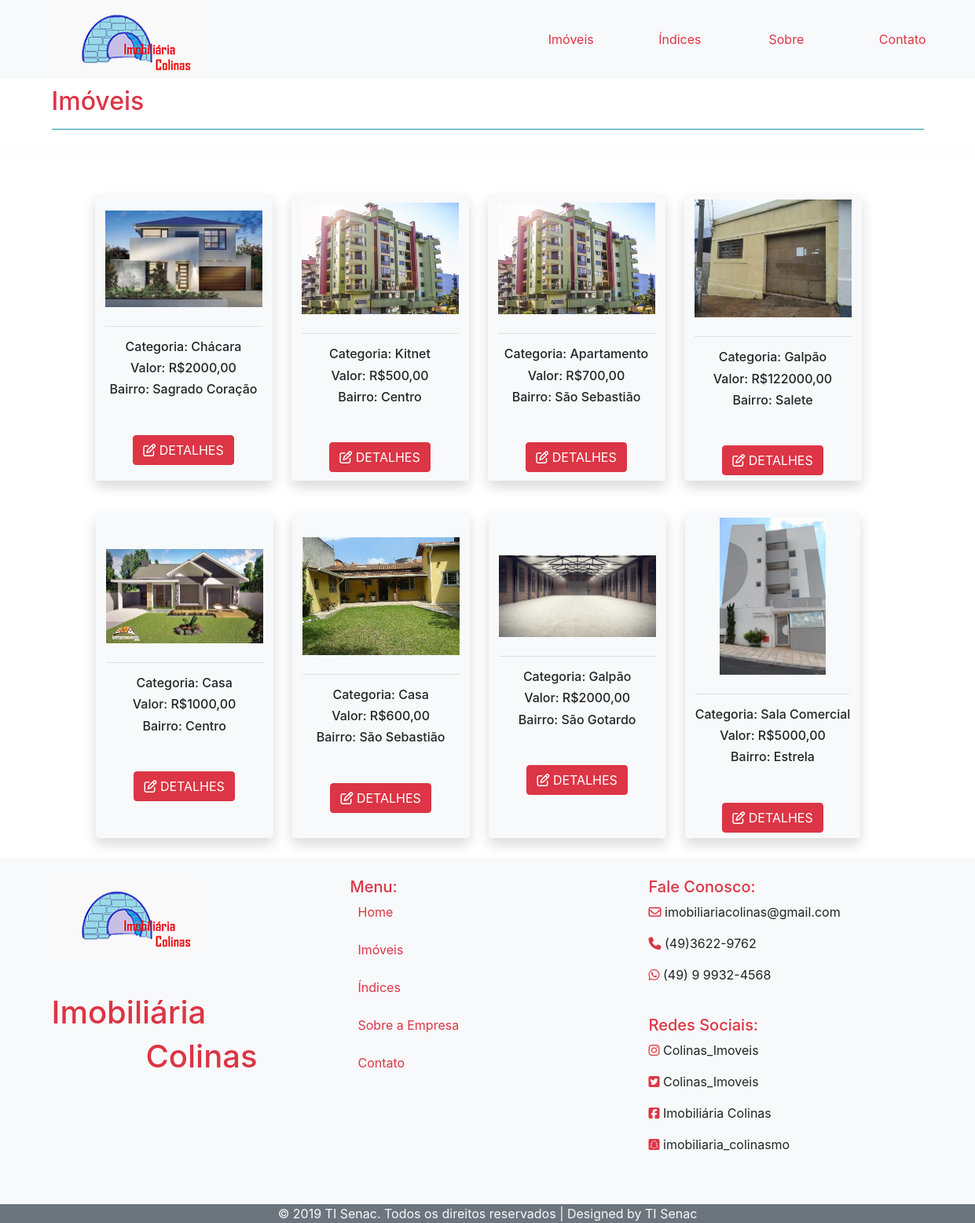
The app's page /index.php/imovel/listarVisitante with its own data.
### tables this page shows
CREATE TABLE IF NOT EXISTS `tb_imovel` (
  `id_imovel` int(11) NOT NULL AUTO_INCREMENT,
  `imagem` varchar(200) NOT NULL,
  `cd_operador` int(11) NOT NULL,
  `cd_rua` int(11) NOT NULL,
  `numero_residencial` int(11) DEFAULT NULL,
  `numero_garagem` int(11) DEFAULT NULL,
  `quantidade_dormitorio` int(11) DEFAULT NULL,
  `preco_imovel` float NOT NULL,
  `area_total` decimal(6,2) NOT NULL,
  `area_construida` decimal(5,2) DEFAULT NULL,
  `cd_categoria` int(11) DEFAULT NULL,
  `numero_banheiro` int(11) DEFAULT NULL,
  `cd_locador` int(11) NOT NULL,
  `sala_estar` int(11) DEFAULT NULL,
  `cozinha` int(11) DEFAULT NULL,
  `area_servico` int(11) DEFAULT NULL,
  `status` varchar(50) NOT NULL,
  PRIMARY KEY (`id_imovel`),
  KEY `fk_Tb_imovel_Tb_categoria1_idx` (`cd_categoria`),
  KEY `codigolocador` (`cd_locador`),
  KEY `fk_imovel_rua` (`cd_rua`),
  KEY `FK_tb_imovel_tb_operador` (`cd_operador`),
  CONSTRAINT `FK_tb_imovel_tb_operador` FOREIGN KEY (`cd_operador`) REFERENCES `tb_operador` (`id_operador`),
  CONSTRAINT `codigolocador` FOREIGN KEY (`cd_locador`) REFERENCES `tb_pessoa` (`id_pessoa`),
  CONSTRAINT `fk_Tb_imovel_Tb_categoria1` FOREIGN KEY (`cd_categoria`) REFERENCES `tb_categoria` (`id_categoria`) ON DELETE NO ACTION ON UPDATE NO ACTION,
  CONSTRAINT `fk_imovel_rua` FOREIGN KEY (`cd_rua`) REFERENCES `tb_rua` (`id_rua`)
);

CREATE TABLE IF NOT EXISTS `tb_categoria` (
  `id_categoria` int(11) NOT NULL AUTO_INCREMENT,
  `nome_categoria` varchar(45) NOT NULL,
  PRIMARY KEY (`id_categoria`)
);

CREATE TABLE IF NOT EXISTS `tb_bairro` (
  `id_bairro` int(11) NOT NULL AUTO_INCREMENT,
  `cd_cidade` int(11) NOT NULL,
  `nome_bairro` varchar(250) DEFAULT NULL,
  PRIMARY KEY (`id_bairro`),
  KEY `cd_cidade` (`cd_cidade`),
  CONSTRAINT `FK_tb_bairro_tb_cidade` FOREIGN KEY (`cd_cidade`) REFERENCES `tb_cidade` (`id_cidade`)
);

### application/controllers/Imovel.php (called while the page is built, shortened)
<?php
class Imovel extends CI_Controller {
    public function __construct() {
        $this->load->model('Imovel_model');
    }
    public function listarVisitante() {
        $this->load->model('Imovel_model', 'im');
        $data['imoveis'] = $this->im->select();
        $this->load->view('Header');
        $this->load->view('Visitante/ListarImoveis', $data);
        $this->load->view('Footer');
    }
}

### index.php (called while the page is built, shortened)
<?php
require_once BASEPATH.'core/CodeIgniter.php';

### application/models/Imovel_model.php (called while the page is built, shortened)
<?php
class Imovel_model extends CI_Model {
    public function select() {
        $this->db->select('tb_imovel.*,tb_rua.nome_rua as nomeRua, tb_categoria.nome_categoria as nomeCategoria,'
                . ' tb_locador.nome_locador as nomeLocador, tb_operador.tipo_operador as nomeOperador, tb_bairro.nome_bairro as nomeBairro');
        $this->db->join('tb_rua', 'tb_rua.id_rua = tb_imovel.cd_rua', 'inner');
        $this->db->join('tb_bairro', 'tb_bairro.id_bairro = tb_rua.cd_bairro', 'inner');
        $this->db->join('tb_categoria', 'tb_categoria.id_categoria = tb_imovel.cd_categoria', 'inner');
        $this->db->join('tb_locador', 'tb_locador.id_locador = tb_imovel.cd_locador', 'inner');
        $this->db->join('tb_operador', 'tb_operador.id_operador = tb_imovel.cd_operador', 'inner');
        $query = $this->db->get('tb_imovel');
        return $query->result();
    }
}

### application/views/Visitante/ListarImoveis.php (the view, shortened to what this page needs)
<div class="container">
    <h2 class="text-danger" style="margin-top: 10px;"> Imóveis </h2>
    <hr class="bg-info">
</div>
<div class="alert alert-light mt-3 " role="alert">
            </div>
            <div class="container">
                <div class="row justify-content-center">
                        <?php
                        foreach ($imoveis as $i) {
                            if($i->status == 1){
                            echo '<button type="button" class="btn btn-light mr-4 mb-3 mt-4 shadow text-center"><img class="img-fluid mb-2" style="max-height:200px; max-width:200px;" src="' . $this->config->base_url() . 'Imagens/' . $i->imagem . '">';
                            echo '<hr>';
                            echo '<h6> Categoria: ' . $i->nomeCategoria . '</h6>';
                            echo '<h6> Valor: R$' . $i->preco_imovel . ',00</h6>';
                            echo '<h6 class="mb-5"> Bairro: ' . $i->nomeBairro . '</h6>';
                            echo '<a href="' . $this->config->base_url() . 'Imovel/detalhes/' . $i->id_imovel . '" class="btn btn-danger"><i class="far fa-edit"></i> DETALHES </a>';
                            echo '</button>';
                            }
                        }
                        ?>
                </div>
            </div>

### application/views/Header.php (shortened to what this page needs)
<!DOCTYPE html>
<html>
    <head>
        <link rel="stylesheet" href="https://stackpath.bootstrapcdn.com/bootstrap/4.3.1/css/bootstrap.min.css">
    </head>
    <body>
        <nav id="fixo" class="navbar navbar-expand-lg navbar-light bg-light" style="height: 100px;">
            <div class="container">
                <div class="row col-12">
                    <a class="navbar-brand" href="<?= $this->config->base_url(); ?>"><img class="bg-light" src="<?= base_url('Imagens/logo.png') ?>" alt="LOGO"/></a>
                    <div class="collapse navbar-collapse justify-content-end col-8" id="navbarNavAltMarkup">
                        <div class="navbar-nav">
                            <a class="nav-item nav-link col-md-6 text-danger" href="<?= $this->config->base_url() . 'Imovel/listarVisitante'; ?>">Imóveis</a>
                            <a class="nav-item nav-link col-md-6 text-danger" href="<?= $this->config->base_url() . 'Indice/mostrarVisitante'; ?>">Índices</a>
                            <a class="nav-item nav-link col-md-6 text-danger" href="<?= $this->config->base_url() . 'Empresa/mostrarVisitante'; ?>">Sobre</a>
                            <a class="nav-item nav-link col-md-6 text-danger" href="<?= $this->config->base_url() . 'EmailController'; ?>">Contato</a>
                        </div>
                    </div>
                </div>
            </div>
        </nav>

### application/views/Footer.php (shortened to what this page needs)
<div class="bg-light" style="margin-top: 10px;">
<div class="container">
  <div class="row">
      <div class="col"><br>
        <img src="<?= base_url('Imagens/logo.png') ?>" alt=""/>
        <h1 class="text-danger" style="margin-top: 50px;">Imobiliária</h1> <h1 class="text-danger" style="margin-left: 120px;">Colinas</h1>
    </div>
    <div class="col">
        <br>
        <h5 class="text-danger"> Menu: </h5>
        <a class="text-center text-danger" href="<?= $this->config->base_url(); ?>" style="margin-left: 10px;"> Home </a><br><br>
        <a class="text-center text-danger" href="<?= $this->config->base_url(); ?>Imovel/listarVisitante" style="margin-left: 10px;"> Imóveis </a><br><br>
        <a class="text-center text-danger" href="<?= $this->config->base_url(); ?>Indice/mostrarVisitante" style="margin-left: 10px;"> Índices </a><br><br>
        <a class="text-center text-danger" href="<?= $this->config->base_url(); ?>Empresa/mostrarVisitante" style="margin-left: 10px;"> Sobre a Empresa </a><br><br>
        <a class="text-center text-danger" href="<?= $this->config->base_url(); ?>EmailController" style="margin-left: 10px;"> Contato </a>
    </div>
    <div class="col">
      <br>
        <h5 class="text-danger"> Fale Conosco: </h5>
        <p><i class="far fa-envelope text-danger"></i> imobiliariacolinas@gmail.com </p>
        <p><i class="fas fa-phone text-danger"></i> (49)3622-9762 </p>
        <p><i class="fab fa-whatsapp text-danger"></i> (49) 9 9932-4568 </p>
        <br>
        <h5 class="text-danger"> Redes Sociais: </h5>
        <p><i class="fab fa-instagram text-danger"></i> Colinas_Imoveis </p>
        <p><i class="fab fa-twitter-square text-danger"></i> Colinas_Imoveis </p>
        <p><i class="fab fa-facebook-square text-danger"></i> Imobiliária Colinas </p>
        <p><i class="fab fa-snapchat-square text-danger"></i> imobiliaria_colinasmo</p>
    </div>
  </div>
</div>
    <br><br>
    <div class="bg-secondary text-center text-light">© 2019 TI Senac. Todos os direitos reservados | Designed by <a href="#" class="text-light">TI Senac</a></div>
</div>
</body>
</html>

### records on screen
tb_imovel: imagem (picture), cd_categoria.nome_categoria "Chácara", preco_imovel "2000", tb_bairro.nome_bairro "Sagrado Coração"
tb_imovel: imagem (picture), cd_categoria.nome_categoria "Kitnet", preco_imovel "500", tb_bairro.nome_bairro "Centro"
tb_imovel: imagem (picture), cd_categoria.nome_categoria "Apartamento", preco_imovel "700", tb_bairro.nome_bairro "São Sebastião"
tb_imovel: imagem (picture), cd_categoria.nome_categoria "Galpão", preco_imovel "122000", tb_bairro.nome_bairro "Salete"
tb_imovel: imagem (picture), cd_categoria.nome_categoria "Casa", preco_imovel "1000", tb_bairro.nome_bairro "Centro"
tb_imovel: imagem (picture), cd_categoria.nome_categoria "Casa", preco_imovel "600", tb_bairro.nome_bairro "São Sebastião"
tb_imovel: imagem (picture), cd_categoria.nome_categoria "Galpão", preco_imovel "2000", tb_bairro.nome_bairro "São Gotardo"
tb_imovel: imagem (picture), cd_categoria.nome_categoria "Sala Comercial", preco_imovel "5000", tb_bairro.nome_bairro "Estrela"
